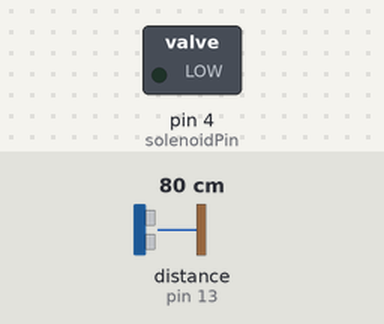
Simulated run of this sketch. Board: Arduino Uno, built for the host (arithmetic inside an expression is 32-bit, double 64-bit). Shown: switched loads named in the sketch (green lamp = pin HIGH). Wiring (inferred from the names in the program): ultrasonic range finder: trigger pin 12; echo pin 13. The test bench sets the inputs (shaded band); at power-on: distance to the obstacle (sensor on pin 13) 80 cm. The echo pulse lasts 58.3 µs per cm; WiFi joins after 1.5 s; servers stay silent unless stated; pins used as bus, display or sensor lines are not drawn.

Above: at 0.0 s.
At 2.9 s:
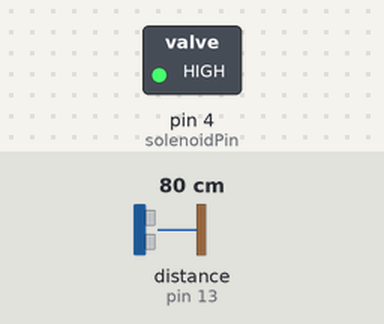
Timing chart, 0 to 4.4 s (numbered marks = the images above):
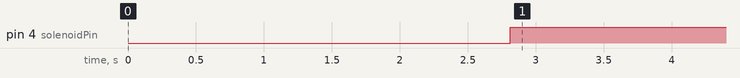

The sketch:

Valve_Blynk.ino
```cpp
// (licence header left out)
/* Comment this out to disable prints and save space */
#define BLYNK_PRINT Serial


#include <ESP8266_Lib.h>
#include <BlynkSimpleShieldEsp8266.h>

//Definir variaveis

int solenoidPin = 4;    //This is the output pin on the Arduino we are using
const int trig = 12;
const int echo = 13;
float duracao;
float distancia;
float setpoint = 0;
String estadoValve = "";

// You should get Auth Token in the Blynk App.
// Go to the Project Settings (nut icon).
char auth[] = "05fc1eda512a41e087aa93e188d2f2c2";

// Your WiFi credentials.
// Set password to "" for open networks.
char ssid[] = "NEO";
char pass[] = "matrixe315";

// Hardware Serial on Mega, Leonardo, Micro...
//#define EspSerial Serial1

// or Software Serial on Uno, Nano...
#include <SoftwareSerial.h>
SoftwareSerial EspSerial(2, 3); // RX, TX

// Your ESP8266 baud rate:
#define ESP8266_BAUD 9600

ESP8266 wifi(&EspSerial);

BlynkTimer timer;

// This function sends Arduino's up time every second to Virtual Pin (5).
// In the app, Widget's reading frequency should be set to PUSH. This means
// that you define how often to send data to Blynk App.
void myTimerEvent()
{
  // You can send any value at any time.
  // Please don't send more that 10 values per second.

  //Controle OnOff da Valvula Solenoide
  if (distancia - setpoint < -0.01) {
    digitalWrite(solenoidPin, LOW);
    estadoValve = "OFF";
  }
  else {
    digitalWrite(solenoidPin, HIGH);
    estadoValve = "ON";
  }

  //Sensor Ultrassonico
  digitalWrite(trig, LOW);
  delayMicroseconds(2);
  digitalWrite(trig, HIGH);
  delayMicroseconds(10);
  digitalWrite(trig, LOW);
  duracao = pulseIn(echo, HIGH);
  distancia = duracao / 58; //distancia em cm

  //Enviar dados ao Blynk
  Blynk.virtualWrite(V1, estadoValve);
  Blynk.virtualWrite(V2, distancia);

}

BLYNK_WRITE(V3)
{
  setpoint = param.asFloat(); // assigning incoming value from pin V1 to a variable

  // process received value
}

void setup()
{
  // Debug console
  Serial.begin(9600);

  //pinMode
  pinMode(solenoidPin, OUTPUT);//Sets the pin as an output
  pinMode(trig, OUTPUT);
  pinMode(echo, INPUT);

  // Set ESP8266 baud rate
  EspSerial.begin(ESP8266_BAUD);
  delay(10);

  Blynk.begin(auth, wifi, ssid, pass);
  // You can also specify server:
  //Blynk.begin(auth, wifi, ssid, pass, "blynk-cloud.com", 80);
  //Blynk.begin(auth, wifi, ssid, pass, IPAddress(192,168,1,100), 8080);

  // Setup a function to be called every second
  timer.setInterval(1000L, myTimerEvent);

  //Sincronizar VirtualPin
  Blynk.syncVirtual(3);
}

void loop()
{
  Blynk.run();
  timer.run(); // Initiates BlynkTimer
}
```

Measured:
- by itself, pin 4 (solenoidPin): LOW → HIGH at 2.8 s
